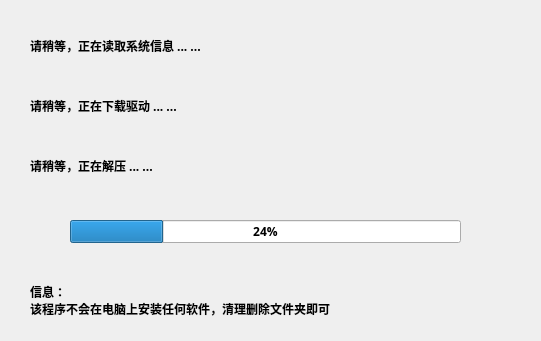
<?xml version="1.0" encoding="UTF-8"?>
<ui version="4.0">
 <class>DownloadDialog</class>
 <widget class="QDialog" name="DownloadDialog">
  <property name="geometry">
   <rect>
    <x>0</x>
    <y>0</y>
    <width>541</width>
    <height>341</height>
   </rect>
  </property>
  <property name="minimumSize">
   <size>
    <width>541</width>
    <height>341</height>
   </size>
  </property>
  <property name="maximumSize">
   <size>
    <width>541</width>
    <height>341</height>
   </size>
  </property>
  <property name="windowTitle">
   <string>正在尝试下载驱动</string>
  </property>
  <widget class="QLabel" name="label_version">
   <property name="geometry">
    <rect>
     <x>30</x>
     <y>20</y>
     <width>481</width>
     <height>51</height>
    </rect>
   </property>
   <property name="font">
    <font>
     <family>微软雅黑</family>
     <pointsize>9</pointsize>
     <weight>75</weight>
     <bold>true</bold>
    </font>
   </property>
   <property name="text">
    <string>请稍等，正在读取系统信息 ... ... </string>
   </property>
  </widget>
  <widget class="QLabel" name="label_down">
   <property name="geometry">
    <rect>
     <x>30</x>
     <y>80</y>
     <width>481</width>
     <height>51</height>
    </rect>
   </property>
   <property name="font">
    <font>
     <family>微软雅黑</family>
     <pointsize>9</pointsize>
     <weight>75</weight>
     <bold>true</bold>
    </font>
   </property>
   <property name="text">
    <string>请稍等，正在下载驱动 ... ...</string>
   </property>
  </widget>
  <widget class="QLabel" name="label_info">
   <property name="geometry">
    <rect>
     <x>30</x>
     <y>270</y>
     <width>481</width>
     <height>61</height>
    </rect>
   </property>
   <property name="font">
    <font>
     <family>微软雅黑</family>
     <pointsize>9</pointsize>
     <weight>75</weight>
     <bold>true</bold>
    </font>
   </property>
   <property name="text">
    <string>信息：
该程序不会在电脑上安装任何软件，清理删除文件夹即可</string>
   </property>
  </widget>
  <widget class="QLabel" name="label_unzip">
   <property name="geometry">
    <rect>
     <x>30</x>
     <y>140</y>
     <width>481</width>
     <height>51</height>
    </rect>
   </property>
   <property name="font">
    <font>
     <family>微软雅黑</family>
     <pointsize>9</pointsize>
     <weight>75</weight>
     <bold>true</bold>
    </font>
   </property>
   <property name="text">
    <string>请稍等，正在解压 ... ...</string>
   </property>
  </widget>
  <widget class="QProgressBar" name="progressBar">
   <property name="geometry">
    <rect>
     <x>70</x>
     <y>220</y>
     <width>391</width>
     <height>23</height>
    </rect>
   </property>
   <property name="font">
    <font>
     <family>微软雅黑</family>
     <pointsize>9</pointsize>
     <weight>75</weight>
     <bold>true</bold>
    </font>
   </property>
   <property name="value">
    <number>24</number>
   </property>
  </widget>
 </widget>
 <resources/>
 <connections/>
</ui>
